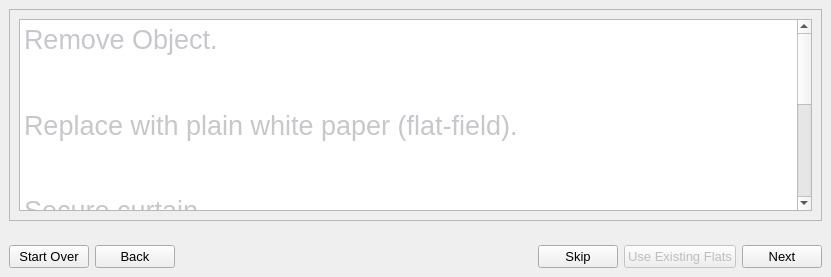
                 <widget class="QWidget" name="flatsStep0">
                  <layout class="QVBoxLayout" name="verticalLayout_27">
                   <property name="leftMargin">
                    <number>0</number>
                   </property>
                   <property name="topMargin">
                    <number>0</number>
                   </property>
                   <property name="rightMargin">
                    <number>0</number>
                   </property>
                   <property name="bottomMargin">
                    <number>0</number>
                   </property>
                   <item>
                    <widget class="QWidget" name="flatsStep0Main" native="true">
                     <property name="sizePolicy">
                      <sizepolicy hsizetype="Preferred" vsizetype="Preferred">
                       <horstretch>0</horstretch>
                       <verstretch>8</verstretch>
                      </sizepolicy>
                     </property>
                     <layout class="QGridLayout" name="gridLayout_15">
                      <property name="leftMargin">
                       <number>9</number>
                      </property>
                      <property name="topMargin">
                       <number>9</number>
                      </property>
                      <property name="rightMargin">
                       <number>9</number>
                      </property>
                      <item row="1" column="0">
                       <widget class="QFrame" name="flatsInfoFrame">
                        <property name="sizePolicy">
                         <sizepolicy hsizetype="Preferred" vsizetype="Preferred">
                          <horstretch>1</horstretch>
                          <verstretch>0</verstretch>
                         </sizepolicy>
                        </property>
                        <property name="frameShape">
                         <enum>QFrame::StyledPanel</enum>
                        </property>
                        <property name="frameShadow">
                         <enum>QFrame::Raised</enum>
                        </property>
                        <layout class="QVBoxLayout" name="verticalLayout_44">
                         <item>
                          <widget class="QTextEdit" name="flatsInfo">
                           <property name="sizePolicy">
                            <sizepolicy hsizetype="Expanding" vsizetype="Expanding">
                             <horstretch>0</horstretch>
                             <verstretch>0</verstretch>
                            </sizepolicy>
                           </property>
                           <property name="html">
                            <string>&lt;!DOCTYPE HTML PUBLIC &quot;-//W3C//DTD HTML 4.0//EN&quot; &quot;http://www.w3.org/TR/REC-html40/strict.dtd&quot;&gt;
&lt;html&gt;&lt;head&gt;&lt;meta name=&quot;qrichtext&quot; content=&quot;1&quot; /&gt;&lt;meta charset=&quot;utf-8&quot; /&gt;&lt;style type=&quot;text/css&quot;&gt;
p, li { white-space: pre-wrap; }
hr { height: 1px; border-width: 0; }
li.unchecked::marker { content: &quot;\2610&quot;; }
li.checked::marker { content: &quot;\2612&quot;; }
&lt;/style&gt;&lt;/head&gt;&lt;body style=&quot; font-family:'Segoe UI'; font-size:9pt; font-weight:400; font-style:normal;&quot;&gt;
&lt;p style=&quot; margin-top:0px; margin-bottom:0px; margin-left:0px; margin-right:0px; -qt-block-indent:0; text-indent:0px; line-height:138%;&quot;&gt;&lt;a name=&quot;docs-internal-guid-ef9d6bfb-7fff-ea9b-18c3-831d393fd997&quot;&gt;&lt;/a&gt;&lt;span style=&quot; font-family:'Arial'; font-size:20pt; color:#c7c7cc; background-color:transparent;&quot;&gt;R&lt;/span&gt;&lt;span style=&quot; font-family:'Arial'; font-size:20pt; color:#c7c7cc; background-color:transparent;&quot;&gt;emove Object.&lt;/span&gt;&lt;/p&gt;
&lt;p style=&quot;-qt-paragraph-type:empty; margin-top:0px; margin-bottom:0px; margin-left:0px; margin-right:0px; -qt-block-indent:0; text-indent:0px; line-height:138%; font-family:'Arial'; font-size:20pt; color:#c7c7cc;&quot;&gt;&lt;br /&gt;&lt;/p&gt;
&lt;p style=&quot; margin-top:0px; margin-bottom:0px; margin-left:0px; margin-right:0px; -qt-block-indent:0; text-indent:0px; line-height:138%;&quot;&gt;&lt;a name=&quot;docs-internal-guid-ef9d6bfb-7fff-ea9b-18c3-831d393fd997&quot;&gt;&lt;/a&gt;&lt;span style=&quot; font-family:'Arial'; font-size:20pt; color:#c7c7cc; background-color:transparent;&quot;&gt;R&lt;/span&gt;&lt;span style=&quot; font-family:'Arial'; font-size:20pt; color:#c7c7cc; background-color:transparent;&quot;&gt;eplace with plain white paper (flat-field).&lt;/span&gt;&lt;/p&gt;
&lt;p style=&quot;-qt-paragraph-type:empty; margin-top:0px; margin-bottom:0px; margin-left:0px; margin-right:0px; -qt-block-indent:0; text-indent:0px; line-height:138%; font-family:'Arial'; font-size:20pt; color:#c7c7cc;&quot;&gt;&lt;br /&gt;&lt;/p&gt;
&lt;p style=&quot; margin-top:0px; margin-bottom:0px; margin-left:0px; margin-right:0px; -qt-block-indent:0; text-indent:0px; line-height:138%;&quot;&gt;&lt;a name=&quot;docs-internal-guid-ef9d6bfb-7fff-ea9b-18c3-831d393fd997&quot;&gt;&lt;/a&gt;&lt;span style=&quot; font-family:'Arial'; font-size:20pt; color:#c7c7cc; background-color:transparent;&quot;&gt;S&lt;/span&gt;&lt;span style=&quot; font-family:'Arial'; font-size:20pt; color:#c7c7cc; background-color:transparent;&quot;&gt;ecure curtain.&lt;/span&gt;&lt;/p&gt;
&lt;p style=&quot;-qt-paragraph-type:empty; margin-top:0px; margin-bottom:0px; margin-left:0px; margin-right:0px; -qt-block-indent:0; text-indent:0px; line-height:138%; font-family:'Arial'; font-size:20pt; color:#c7c7cc;&quot;&gt;&lt;br /&gt;&lt;/p&gt;
&lt;p style=&quot; margin-top:0px; margin-bottom:0px; margin-left:0px; margin-right:0px; -qt-block-indent:0; text-indent:0px; line-height:138%;&quot;&gt;&lt;span style=&quot; font-family:'Arial'; font-size:20pt; color:#c7c7cc; background-color:transparent;&quot;&gt;Press &amp;quot;Start&amp;quot; to collect flat-field images.&lt;/span&gt;&lt;/p&gt;
&lt;p style=&quot;-qt-paragraph-type:empty; margin-top:0px; margin-bottom:0px; margin-left:0px; margin-right:0px; -qt-block-indent:0; text-indent:0px; line-height:138%; font-family:'Arial'; font-size:20pt; color:#c7c7cc;&quot;&gt;&lt;br /&gt;&lt;/p&gt;
&lt;p style=&quot; margin-top:0px; margin-bottom:0px; margin-left:0px; margin-right:0px; -qt-block-indent:0; text-indent:0px; line-height:138%;&quot;&gt;&lt;span style=&quot; font-family:'Arial'; font-size:20pt; color:#c7c7cc; background-color:transparent;&quot;&gt;System will collect 16 images at different wavelengths.&lt;/span&gt;&lt;/p&gt;
&lt;p style=&quot;-qt-paragraph-type:empty; margin-top:0px; margin-bottom:0px; margin-left:0px; margin-right:0px; -qt-block-indent:0; text-indent:0px; line-height:138%; font-size:20pt;&quot;&gt;&lt;br /&gt;&lt;/p&gt;&lt;/body&gt;&lt;/html&gt;</string>
                           </property>
                          </widget>
                         </item>
                        </layout>
                       </widget>
                      </item>
                     </layout>
                    </widget>
                   </item>
                   <item>
                    <widget class="QWidget" name="flatsStep0Bar" native="true">
                     <property name="sizePolicy">
                      <sizepolicy hsizetype="Preferred" vsizetype="Preferred">
                       <horstretch>0</horstretch>
                       <verstretch>1</verstretch>
                      </sizepolicy>
                     </property>
                     <layout class="QHBoxLayout" name="horizontalLayout_20">
                      <property name="leftMargin">
                       <number>9</number>
                      </property>
                      <property name="rightMargin">
                       <number>9</number>
                      </property>
                      <property name="bottomMargin">
                       <number>9</number>
                      </property>
                      <item>
                       <widget class="QPushButton" name="flatsStartOverButton">
                        <property name="enabled">
                         <bool>true</bool>
                        </property>
                        <property name="font">
                         <font>
                          <pointsize>10</pointsize>
                         </font>
                        </property>
                        <property name="text">
                         <string>Start Over</string>
                        </property>
                       </widget>
                      </item>
                      <item>
                       <widget class="QPushButton" name="flatsBackButton">
                        <property name="font">
                         <font>
                          <pointsize>10</pointsize>
                         </font>
                        </property>
                        <property name="text">
                         <string>Back</string>
                        </property>
                       </widget>
                      </item>
                      <item>
                       <spacer name="horizontalSpacer_18">
                        <property name="orientation">
                         <enum>Qt::Horizontal</enum>
                        </property>
                        <property name="sizeHint" stdset="0">
                         <size>
                          <width>357</width>
                          <height>20</height>
                         </size>
                        </property>
                       </spacer>
                      </item>
                      <item>
                       <widget class="QPushButton" name="flatsSkip0Button">
                        <property name="enabled">
                         <bool>true</bool>
                        </property>
                        <property name="font">
                         <font>
                          <pointsize>10</pointsize>
                         </font>
                        </property>
                        <property name="text">
                         <string>Skip</string>
                        </property>
                       </widget>
                      </item>
                      <item>
                       <widget class="QPushButton" name="useExistingFlatsButton">
                        <property name="enabled">
                         <bool>false</bool>
                        </property>
                        <property name="font">
                         <font>
                          <pointsize>10</pointsize>
                         </font>
                        </property>
                        <property name="text">
                         <string>Use Existing Flats</string>
                        </property>
                       </widget>
                      </item>
                      <item>
                       <widget class="QPushButton" name="flatsNextButton">
                        <property name="enabled">
                         <bool>true</bool>
                        </property>
                        <property name="font">
                         <font>
                          <pointsize>10</pointsize>
                         </font>
                        </property>
                        <property name="text">
                         <string>Next</string>
                        </property>
                       </widget>
                      </item>
                     </layout>
                    </widget>
                   </item>
                  </layout>
                 </widget>
